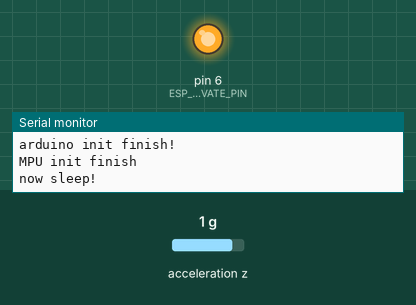
This sketch was run on a simulated Arduino Uno, built with avr-gcc and run on an emulated ATmega328P. Shown: output pins drawn as LEDs (lit = HIGH), the last lines printed to the serial monitor. Wiring (inferred from the names in the program): MPU-6050 motion sensor at I2C address 0x68. The test bench sets the inputs (shaded band); at power-on: acceleration z 1 g.

Above: at 1.2 s.
At 3.2 s:
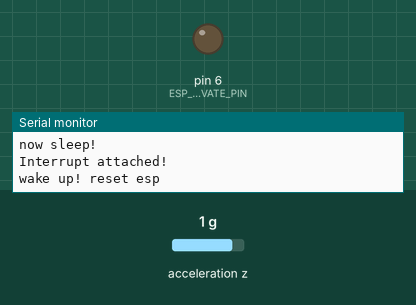
Timing chart, 0 to 7.8 s (numbered marks = the images above):
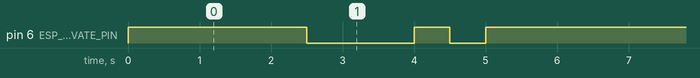

The sketch:

mpu6050.ino
```cpp
#include <MPU6050.h>
#include "Wire.h"
#include <avr/sleep.h>

//定义Arduino引脚，2号为中断引脚，当2号引脚输入低电平，Arduino从睡眠被唤醒
//6号引脚为输出，当6号输出低电平，ESP8266模块被激活。
#define INTERRUPT_PIN 2
#define ESP_ACTIVATE_PIN 6
#define MPU6050_ADDRESS 0x68

#define SIGNAL_PATH_RESET 0x68
#define INT_PIN_CFG 0x37
#define ACCEL_CONFIG 0x1C
#define MOT_THR 0x1F // Motion detection threshold bits [7:0]
#define MOT_DUR 0x20 // Duration counter threshold for motion interrupt generation, 1 kHz rate, LSB = 1 ms
#define MOT_DETECT_CTRL 0x69
#define INT_ENABLE 0x38
#define WHO_AM_I_MPU6050 0x75 // Should return 0x68
#define INT_STATUS 0x3A

MPU6050 mpu;

void mpu6050_init(){

  Wire.begin();//开启i2c通讯
  mpu.initialize();
  //电源管理，将陀螺仪全部关闭，只留z轴加速度
  //如果全部设置为待机，运动检测中断将无法工作
  mpu.setStandbyXAccelEnabled(true);
  mpu.setStandbyXGyroEnabled(true);
  mpu.setStandbyYAccelEnabled(true);
  mpu.setStandbyYGyroEnabled(true);
  mpu.setStandbyZAccelEnabled(false);//保持z轴加速度检测活跃
  mpu.setStandbyZGyroEnabled(true);


  //关闭温度传感器
  mpu.setTempSensorEnabled(false);
  // mpu.setAccelerometerPowerOnDelay(3);//设置加速度计开机延迟
  mpu.setInterruptMode(true); // 中断时中断引脚发出低电平
  mpu.setIntZeroMotionEnabled(false);//关闭零运动中断检测
  mpu.setIntMotionEnabled(true); // 运动检测中断使能
  mpu.setInterruptLatch(true); // 电平保持，直到清除
  mpu.setInterruptLatchClear(false);//清除中断引脚电平的方法，false表示只有读取status寄存器才能清除，true读取任意寄存器都可以清除。
  mpu.setMotionDetectionThreshold(2);//检测阈值，阈值越大，需要的震动越大，才能产生中断，单位mg
  mpu.setMotionDetectionDuration(20);//运动持续的时长，越大，则运动需要持续越久，才能产生中断。单位ms
  mpu.setMotionDetectionCounterDecrement(1);
  //Write register 28 (==0x1C) to set the Digital High Pass Filter, bits 3:0. For example set it to 0x01 for 5Hz. (These 3 bits are grey in the data sheet, but they are used! Leaving them 0 means the filter always outputs 0.)
  writeByte(MPU6050_ADDRESS, ACCEL_CONFIG, 0x01);
  Serial.println("MPU init finish");
}

void sleepNow() {
  set_sleep_mode(SLEEP_MODE_PWR_DOWN);//设置Arduino睡眠模式为power down
  sleep_enable(); //使能睡眠
  delay(500);
  Serial.println("now sleep!");
  delay(2000);
  Serial.println("Interrupt attached!");


  attachInterrupt(0, wakeUp,LOW);//开启中断，0表示INT0，对应2号引脚，wakeUP是中断发生时的处理函数，LOW：2号引脚低电平时触发
  delay(500);
  delay(500);
  sleep_cpu();  //进入睡眠
}

//中断处理函数
void wakeUp() {
  detachInterrupt(0);//清除中断，防止中断处理过程中，再次进入中断
  sleep_disable();//接触睡眠模式
  digitalWrite(ESP_ACTIVATE_PIN,LOW);//设置激活引脚为低电平，用于激活芯片
  Serial.println("wake up! reset esp");
}

//I2c通讯，写入一个字节到寄存器
void writeByte(uint8_t address, uint8_t subAddress, uint8_t data) {
  Wire.begin();
  Wire.beginTransmission(address); // Initialize the Tx buffer
  Wire.write(subAddress); // Put slave register address in Tx buffer
  Wire.write(data); // Put data in Tx buffer
  Wire.endTransmission(); // Send the Tx buffer

}

//初始画arduino
void arduino_init(){
    Serial.begin(9600);//设置UART通信波特率，使用串口接收。
    pinMode(INTERRUPT_PIN,INPUT);//设置INT0，即2号引脚为输入，确保初始化的时候，引脚上有高电平。
    pinMode(ESP_ACTIVATE_PIN,OUTPUT);//设置6号引脚为输出，用于激活ESP模块
    digitalWrite(ESP_ACTIVATE_PIN,HIGH);//设置输出为高电平，ESP的RESET引脚以低电平激活或重置芯片。
    Serial.println("arduino init finish!");
}

void setup(){
  arduino_init();
  mpu6050_init();
}

void loop(){
  sleepNow();//进入睡眠
  int16_t zAccel = mpu.getAccelerationZ();
  Serial.println(zAccel);
  bool detect = mpu.getIntMotionStatus();//读取中断状态，以清除中断引脚电平。不清除，MPU中断引脚会一直保持低电平。
  Serial.println(detect);
  //在中断函数中，发送了一个低电平激活芯片，在这里再发送一个低电平，用于重置芯片。最后回到高电平。
  //不能再中断函数中，发送两个电平，因为中断函数中无法使用delay()方法。而低电平必须保持一定时间才能激活ESP。
  delay(500);
  digitalWrite(ESP_ACTIVATE_PIN,HIGH);
  delay(500);
  digitalWrite(ESP_ACTIVATE_PIN,LOW);
  Serial.println("rest esp");
  delay(500);
  digitalWrite(ESP_ACTIVATE_PIN,HIGH);
  delay(1000);
}
```

Measured:
- by itself, pin 6 (ESP_ACTIVATE_PIN): repeats every 6.0 s: HIGH 0.50 s, LOW 0.50 s, HIGH 3.5 s, LOW 1.5 s
- by itself, everything shown: repeats every 6.0 s, in 4 steps
